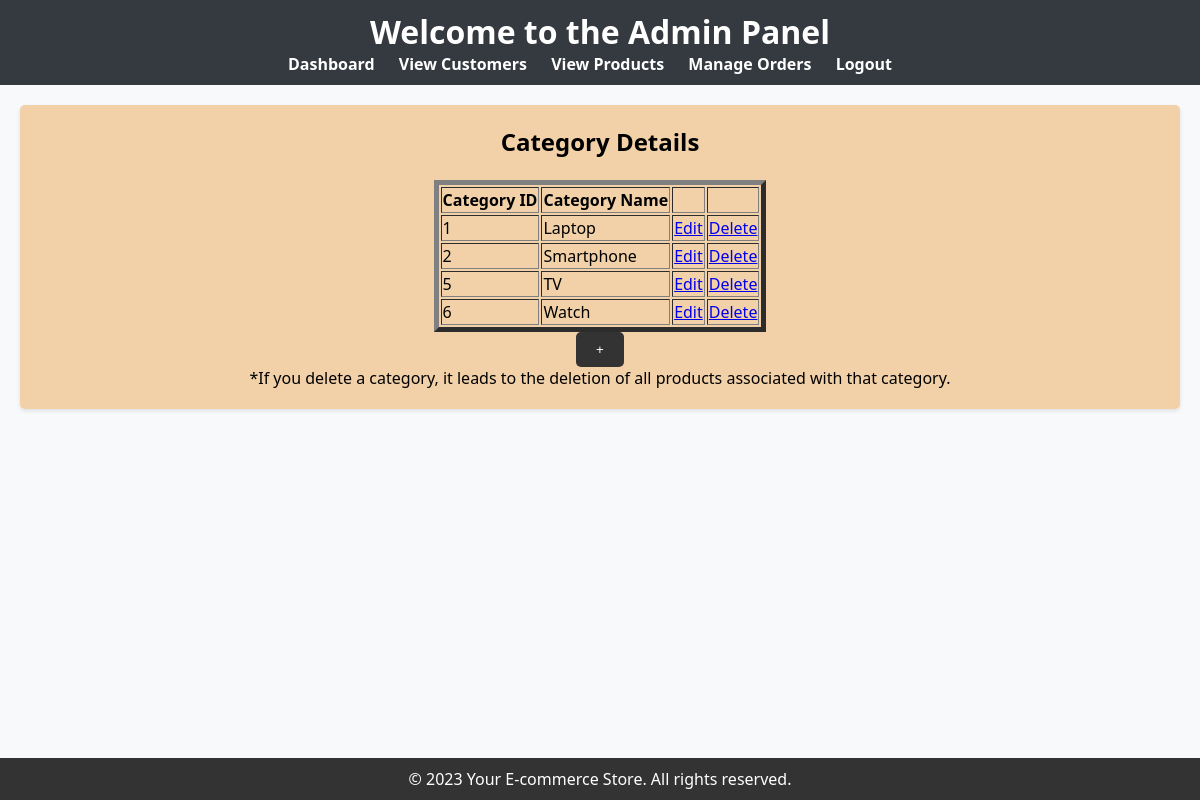
The page /viewcategory.php (signed in) on the database its author committed.
### tables this page shows
CREATE TABLE IF NOT EXISTS `categories` (
  `cat_id` int NOT NULL AUTO_INCREMENT,
  `cat_name` varchar(30) NOT NULL,
  PRIMARY KEY (`cat_id`) USING BTREE,
  UNIQUE KEY `cat_name` (`cat_name`)
);

### viewcategory.php (the view, shortened to what this page needs)
<?php
include("db.php");
?>
<html>
<head>
    <link rel="stylesheet" href="style_adm.css">
    <link rel="stylesheet"  href="style_adm2.css">
</head>
<body>
    <header>
        <h1>Welcome to the Admin Panel</h1>
        <nav>
            <ul>
                <li><a href="admin_index.php">Dashboard</a></li>
                <li><a href="viewallcust.php">View Customers</a></li>
                <li><a href="viewprod.php">View Products</a></li>
                <li><a href="orders.php">Manage Orders</a></li>
                <li><a href="admlogout.php">Logout</a></li>
            </ul>
        </nav>
    </header>
    <main>
        <section class="dashboard">
            <center><h2>Category Details</h2></center></br>
            <table border="5" align="center">
                <tr>
                    <th>Category ID</th>
                    <th>Category Name </th>
                    <th> </th>
                    <th> </th>
                </tr>
                <?php
                $sql = "SELECT * FROM categories";
                $result = mysqli_query($conn, $sql);
                while ($row = mysqli_fetch_array($result)) {
                    echo "<tr>";
                    echo "<td>" . $row['cat_id'] . "</td>";
                    echo "<td>" . $row['cat_name'] . "</td>";
                    echo "<td><a href='categedit.php?id=" . $row['cat_id'] . "'>Edit</a></td>";
                    echo "<td><a href='categdelete.php?id=".$row['cat_id']."'>Delete</a></td>";
                    echo "</tr>";
                }
                ?>
            </table>
		<center><a href="addcategory.php"><button type='submit' name='add'>+</button></a></center>
        <center><p >*If you delete a category, it leads to the deletion of all products associated with that category.</p></center>
        </section>
    </main>
    <footer id="footer">
        <p>&copy; 2023 Your E-commerce Store. All rights reserved.</p>
    </footer>
</body>
</html>

### style_adm.css (style rules this page uses)
body, h1, h2, ul, li, p { margin: 0; padding: 0; }
body { font-family: 'Segoe UI', Tahoma, Geneva, Verdana, sans-serif; background-color: #f8f9fa; }
header { background-color: #343a40; color: #fff; padding: 10px 0; text-align: center; }
nav ul { list-style: none; }
nav ul li { display: inline; margin-right: 20px; }
nav ul li a { text-decoration: none; color: #fff; font-weight: bold; transition: color 0.3s ease; }
main { padding: 20px; }
footer { text-align: center; padding: 10px; background-color: #343a40; color: #fff; }
.dashboard { background-color: #F2D1A8; padding: 20px; border-radius: 5px; box-shadow: 0 2px 4px rgba(0, 0, 0, 0.1); }

### style_adm2.css (style rules this page uses)
button { background-color: #333; color: #fff; padding: 10px 20px; border: none; border-radius: 5px; cursor: pointer; }

### viewcategory.php (style rules this page uses)
body { margin: 0; padding: 0; min-height: 100vh; display: flex; flex-direction: column; }
main { flex: 1; }
footer { background-color: #333; color: #fff; padding: 10px; text-align: center; }

### rows shown on the page
categories: cat_id "1", cat_name "Laptop"
categories: cat_id "2", cat_name "Smartphone"
categories: cat_id "5", cat_name "TV"
categories: cat_id "6", cat_name "Watch"
